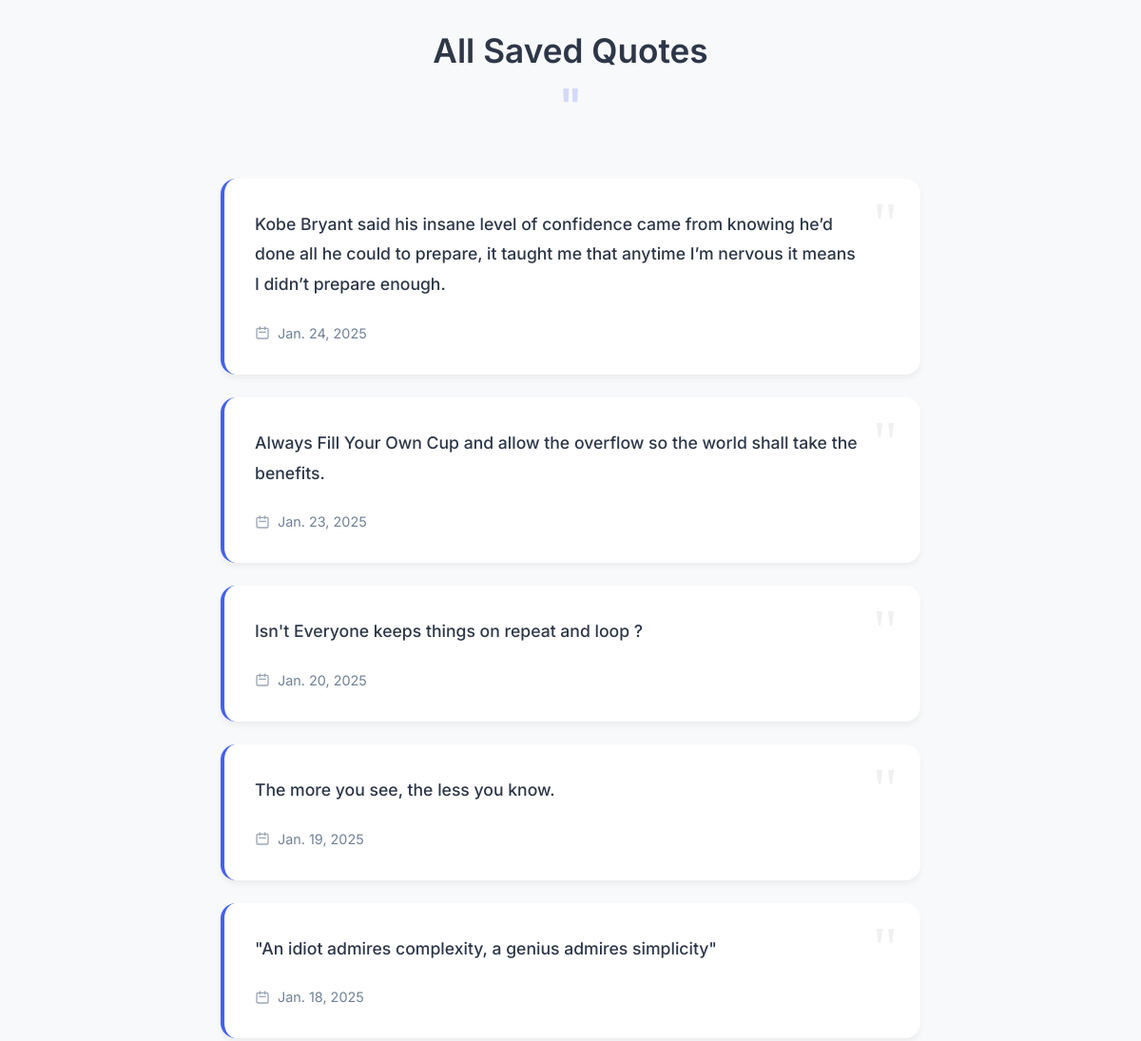
The page /add-quote/quotes/ (upper part) on the database as committed earlier.
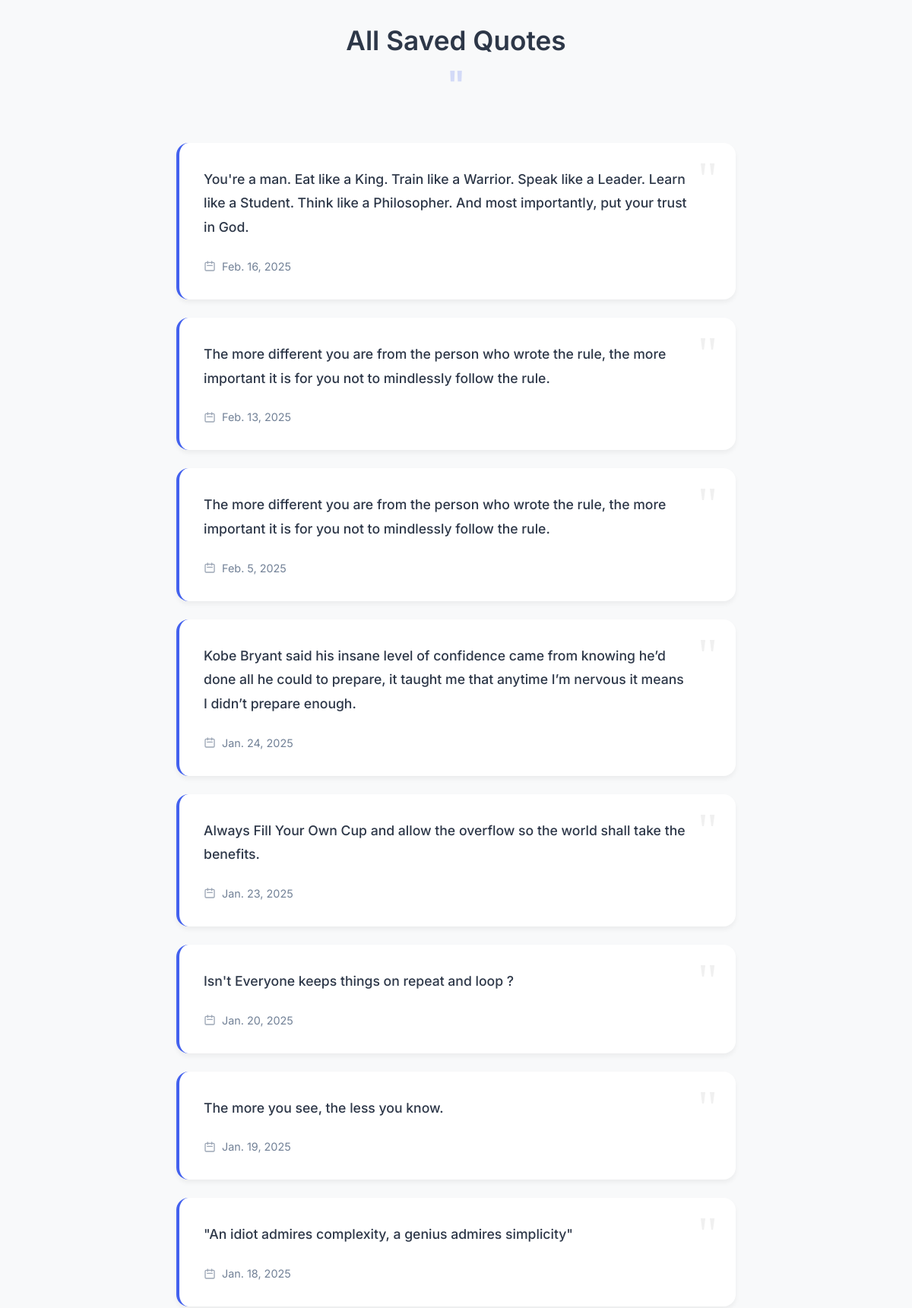
The same page on the database as committed later.
### Journalapp/models.py (models this page shows, shortened)
class DailyQuote(models.Model):
    quote = models.TextField()
    date = models.DateField(default=now, unique=True)
    is_homepage = models.BooleanField(default=False)

### Journalapp/views.py (the view)
# urls.py: path('quotes/', views.quote_list, name='quote_list'),
def quote_list(request):
    quotes = DailyQuote.objects.all().order_by('-date')  # Fetch all quotes ordered by date
    return render(request, 'Journalapp/quote_list.html', {'quotes': quotes})

### todoproject/templates/journalapp/quote_list.html (shortened to what this page needs)
<!DOCTYPE html>
<html lang="en">
<head>
    <link href="https://cdn.jsdelivr.net/npm/bootstrap@5.3.0-alpha3/dist/css/bootstrap.min.css" rel="stylesheet">
</head>
<body>
    <div class="container">
        <h1 class="page-title">All Saved Quotes</h1>
        {% for quote in quotes %}
            <div class="quote-card">
                <p class="quote-text">{{ quote.quote }}</p>
                <div class="quote-meta">
                    <div class="quote-date">
                        <svg xmlns="http://www.w3.org/2000/svg" fill="none" viewBox="0 0 24 24" stroke="currentColor">
                            <path stroke-linecap="round" stroke-linejoin="round" stroke-width="2" d="M8 7V3m8 4V3m-9 8h10M5 21h14a2 2 0 002-2V7a2 2 0 00-2-2H5a2 2 0 00-2 2v12a2 2 0 002 2z" />
                        </svg>
                        {{ quote.date }}
                    </div>
                </div>
            </div>
        {% empty %}
            <div class="empty-state">
                <p>No quotes available yet. Start by adding your first quote!</p>
                <a href="{% url 'add_daily_quote' %}" class="btn btn-primary">Add New Quote</a>
            </div>
        {% endfor %}
    </div>
</body>
</html>

Rows that differ between the two databases and show on the page:
added DailyQuote: quote "You're a man. Eat like a King. Train like a Warrior. Speak like a Leader. Learn like a Student. Think like a Philosopher. And most importantly, put your trust in God.", date "Feb. 16, 2025"
added DailyQuote: quote "The more different you are from the person who wrote the rule, the more important it is for you not to mindlessly follow the rule.", date "Feb. 13, 2025"
added DailyQuote: quote "The more different you are from the person who wrote the rule, the more important it is for you not to mindlessly follow the rule.", date "Feb. 5, 2025"
